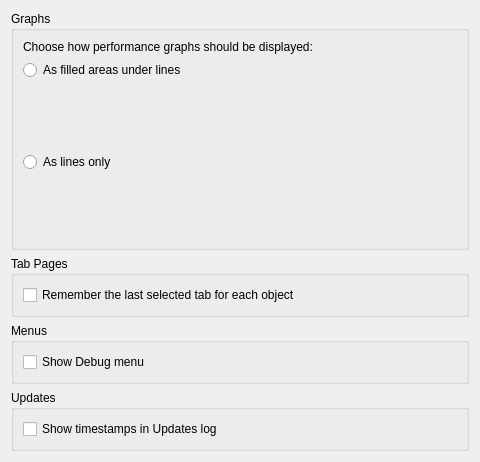
<?xml version="1.0" encoding="UTF-8"?>
<ui version="4.0">
 <class>DisplayOptionsPage</class>
 <widget class="QWidget" name="DisplayOptionsPage">
  <property name="geometry">
   <rect>
    <x>0</x>
    <y>0</y>
    <width>480</width>
    <height>400</height>
   </rect>
  </property>
  <layout class="QVBoxLayout" name="verticalLayout">
   <item>
    <widget class="QGroupBox" name="GraphTypeGroupBox">
     <property name="title">
      <string>Graphs</string>
     </property>
     <layout class="QVBoxLayout" name="verticalLayout_2">
      <item>
       <widget class="QLabel" name="label5">
        <property name="text">
         <string>Choose how performance graphs should be displayed:</string>
        </property>
        <property name="wordWrap">
         <bool>true</bool>
        </property>
       </widget>
      </item>
      <item>
       <widget class="QRadioButton" name="GraphAreasRadioButton">
        <property name="text">
         <string>As filled areas under lines</string>
        </property>
       </widget>
      </item>
      <item>
       <widget class="QLabel" name="pictureBoxArea">
        <property name="minimumSize">
         <size>
          <width>0</width>
          <height>60</height>
         </size>
        </property>
        <property name="text">
         <string/>
        </property>
        <property name="pixmap">
         <pixmap resource="../../../resources.qrc">:/icons/grapharea.png</pixmap>
        </property>
        <property name="scaledContents">
         <bool>false</bool>
        </property>
       </widget>
      </item>
      <item>
       <widget class="QRadioButton" name="GraphLinesRadioButton">
        <property name="text">
         <string>As lines only</string>
        </property>
       </widget>
      </item>
      <item>
       <widget class="QLabel" name="pictureBoxLine">
        <property name="minimumSize">
         <size>
          <width>0</width>
          <height>60</height>
         </size>
        </property>
        <property name="text">
         <string/>
        </property>
        <property name="pixmap">
         <pixmap resource="../../../resources.qrc">:/icons/graphline.png</pixmap>
        </property>
        <property name="scaledContents">
         <bool>false</bool>
        </property>
       </widget>
      </item>
     </layout>
    </widget>
   </item>
   <item>
    <widget class="QGroupBox" name="TabGroupBox">
     <property name="title">
      <string>Tab Pages</string>
     </property>
     <layout class="QVBoxLayout" name="verticalLayout_3">
     <item>
       <widget class="QCheckBox" name="checkBoxStoreTab">
        <property name="text">
         <string>Remember the last selected tab for each object</string>
        </property>
       </widget>
      </item>
     </layout>
    </widget>
   </item>
   <item>
    <widget class="QGroupBox" name="menusGroupBox">
     <property name="title">
      <string>Menus</string>
     </property>
     <layout class="QVBoxLayout" name="verticalLayout_5">
      <item>
       <widget class="QCheckBox" name="showDebugMenuCheckBox">
        <property name="text">
         <string>Show Debug menu</string>
        </property>
       </widget>
      </item>
     </layout>
    </widget>
   </item>
   <item>
    <widget class="QGroupBox" name="updateLogOptionsDecentGroupBox">
     <property name="title">
      <string>Updates</string>
     </property>
     <layout class="QVBoxLayout" name="verticalLayout_4">
      <item>
       <widget class="QCheckBox" name="showTimestampsCheckBox">
        <property name="text">
         <string>Show timestamps in Updates log</string>
        </property>
       </widget>
      </item>
     </layout>
    </widget>
   </item>
   <item>
    <spacer name="verticalSpacer">
     <property name="orientation">
      <enum>Qt::Vertical</enum>
     </property>
     <property name="sizeHint" stdset="0">
      <size>
       <width>20</width>
       <height>40</height>
      </size>
     </property>
    </spacer>
   </item>
  </layout>
 </widget>
 <resources>
  <include location="../../../resources.qrc"/>
 </resources>
 <connections/>
</ui>
